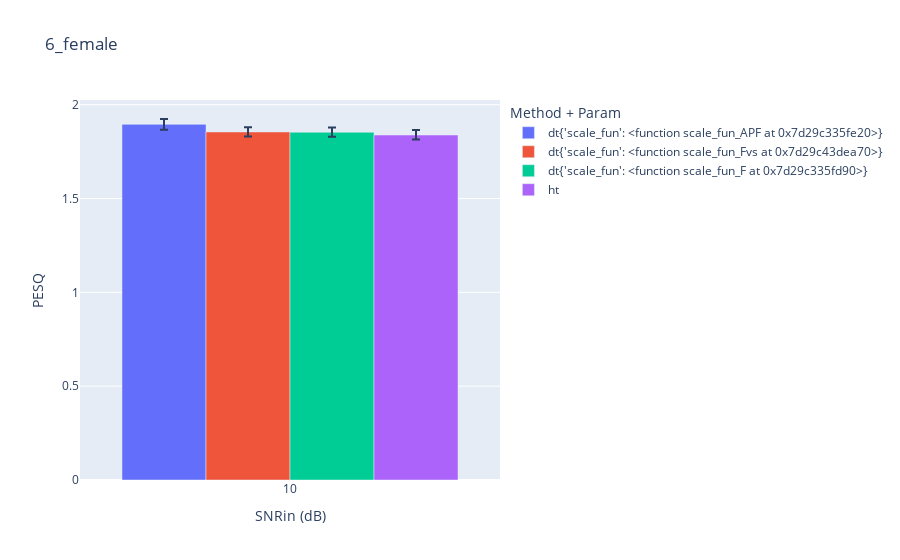

Notebook code for this chart:
### Code cell
figs = interpreter.get_summary_plotlys(idx=1, ylabel='PESQ')
for bars in figs:
    iplot(bars)

### Figure 1 — Plotly figure (JSON) as saved in the notebook; plotly's stock layout.template omitted (floating-point values rounded to 4 significant figures)
{"data": [{"alignmentgroup": "True", "error_x": {"array": ["10"]}, "error_y": {"array": [0.02847], "arrayminus": [0.0288]}, "hovertemplate": "Method + Param=dt{'scale_fun': <function scale_fun_APF at 0x7d29c335fe20>}<br>SNRin=%{x}<br>QRF=%{y}<extra></extra>", "legendgroup": "dt{'scale_fun': <function scale_fun_APF at 0x7d29c335fe20>}", "marker": {"color": "#636efa", "pattern": {"shape": ""}}, "name": "dt{'scale_fun': <function scale_fun_APF at 0x7d29c335fe20>}", "offsetgroup": "dt{'scale_fun': <function scale_fun_APF at 0x7d29c335fe20>}", "orientation": "v", "showlegend": true, "textposition": "auto", "type": "bar", "x": ["10"], "xaxis": "x", "y": [1.895], "yaxis": "y"}, {"alignmentgroup": "True", "error_x": {"array": ["10"]}, "error_y": {"array": [0.0252], "arrayminus": [0.02413]}, "hovertemplate": "Method + Param=dt{'scale_fun': <function scale_fun_Fvs at 0x7d29c43dea70>}<br>SNRin=%{x}<br>QRF=%{y}<extra></extra>", "legendgroup": "dt{'scale_fun': <function scale_fun_Fvs at 0x7d29c43dea70>}", "marker": {"color": "#EF553B", "pattern": {"shape": ""}}, "name": "dt{'scale_fun': <function scale_fun_Fvs at 0x7d29c43dea70>}", "offsetgroup": "dt{'scale_fun': <function scale_fun_Fvs at 0x7d29c43dea70>}", "orientation": "v", "showlegend": true, "textposition": "auto", "type": "bar", "x": ["10"], "xaxis": "x", "y": [1.855], "yaxis": "y"}, {"alignmentgroup": "True", "error_x": {"array": ["10"]}, "error_y": {"array": [0.02527], "arrayminus": [0.02345]}, "hovertemplate": "Method + Param=dt{'scale_fun': <function scale_fun_F at 0x7d29c335fd90>}<br>SNRin=%{x}<br>QRF=%{y}<extra></extra>", "legendgroup": "dt{'scale_fun': <function scale_fun_F at 0x7d29c335fd90>}", "marker": {"color": "#00cc96", "pattern": {"shape": ""}}, "name": "dt{'scale_fun': <function scale_fun_F at 0x7d29c335fd90>}", "offsetgroup": "dt{'scale_fun': <function scale_fun_F at 0x7d29c335fd90>}", "orientation": "v", "showlegend": true, "textposition": "auto", "type": "bar", "x": ["10"], "xaxis": "x", "y": [1.853], "yaxis": "y"}, {"alignmentgroup": "True", "error_x": {"array": ["10"]}, "error_y": {"array": [0.0263], "arrayminus": [0.02403]}, "hovertemplate": "Method + Param=ht<br>SNRin=%{x}<br>QRF=%{y}<extra></extra>", "legendgroup": "ht", "marker": {"color": "#ab63fa", "pattern": {"shape": ""}}, "name": "ht", "offsetgroup": "ht", "orientation": "v", "showlegend": true, "textposition": "auto", "type": "bar", "x": ["10"], "xaxis": "x", "y": [1.839], "yaxis": "y"}], "layout": {"barmode": "group", "legend": {"title": {"text": "Method + Param"}, "tracegroupgap": 0}, "title": {"text": "6_female"}, "xaxis": {"anchor": "y", "domain": [0, 1], "title": {"text": "SNRin (dB)"}}, "yaxis": {"anchor": "x", "domain": [0, 1], "title": {"text": "PESQ"}}}}
